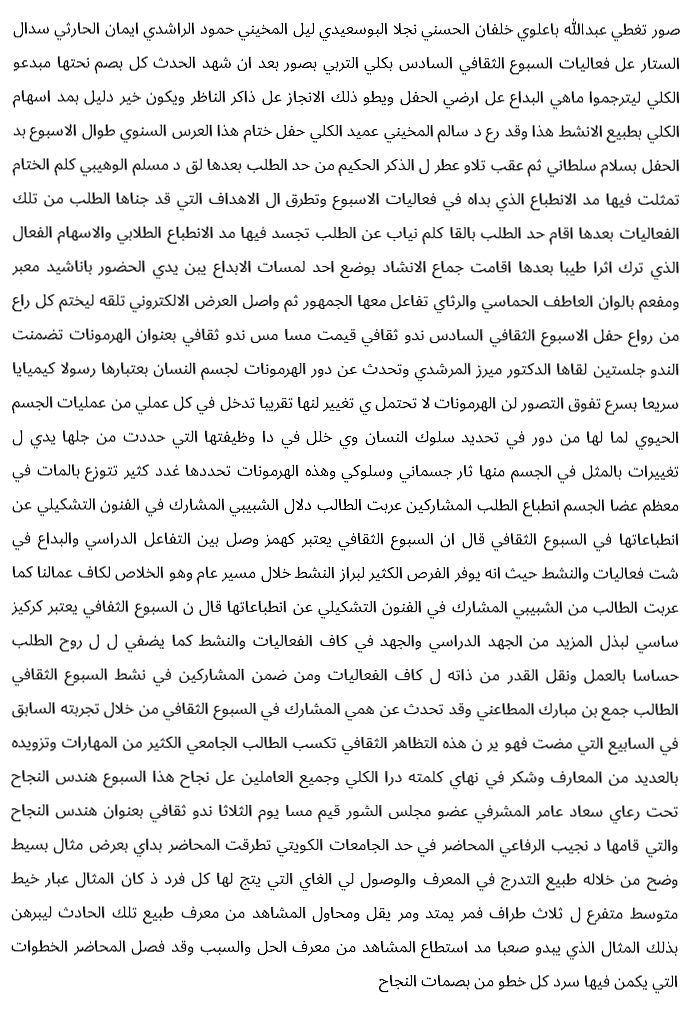
#> input picture 03-Source Code/capr3.png, 691 x 1010 px; its folder holds only this picture in this run
$ python -i Segmentation.py   (imports and definitions only)   (older library calls are emulated)
#> lines starting #> are read from the running program, lines starting #| are printed output that depends on the picture; after the words box and inside, x2 and y2 are one past the last pixel; in counts of white or black regions, pixels touching at a corner belong together
#> further down, picture is the input picture: shape (1010, 691, 3); min 0, max 255, mean 237.4
from commonfunctions import *
from skimage.morphology import binary_erosion, binary_dilation, binary_closing, skeletonize, thin
from scipy import stats
from Feature_Extraction import *
from scipy.ndimage import gaussian_filter


# [37 lines left out: function SegmentedImageLines, not called in this run]


def skel(img):
    size = np.size(img)
#> size = 2093730
    skell = np.zeros(img.shape, np.uint8)

    ret, img = cv2.threshold(img, 127, 255, 0)
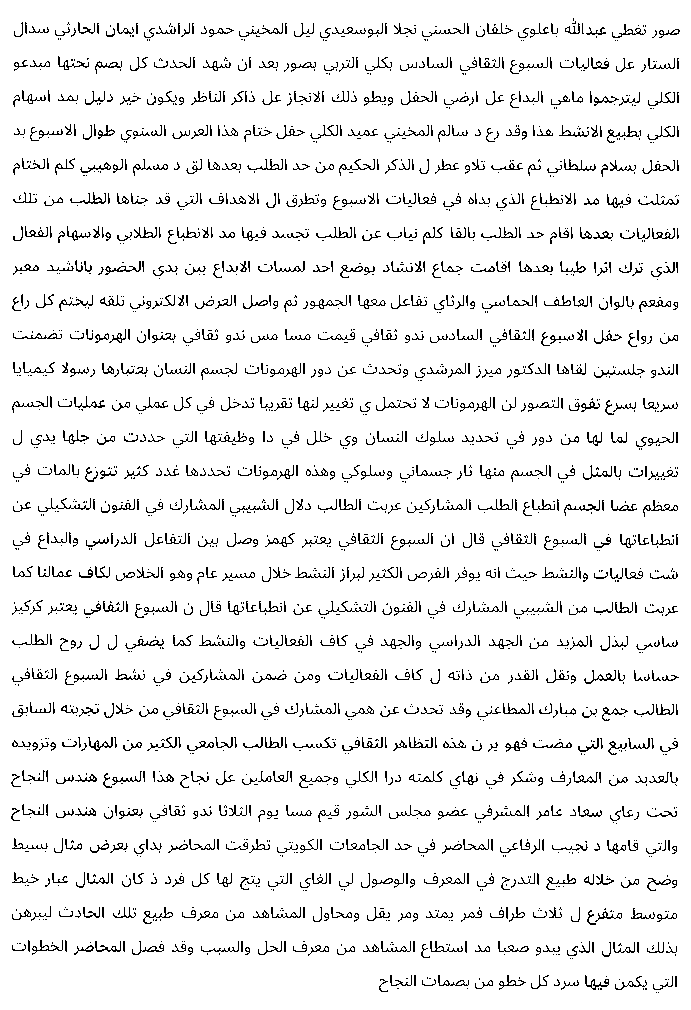
#> img: shape (1010, 691, 3); 93.2% white; black in thin lines or dots
    element = cv2.getStructuringElement(cv2.MORPH_CROSS, (3, 3))
    done = False

    for i in range(0, 2):
        eroded = cv2.erode(img, element)
        temp = cv2.dilate(eroded, element)
        temp = cv2.subtract(img, temp)
        skell = cv2.bitwise_or(skell, temp)
        img = eroded.copy()

        zeros = size - cv2.countNonZero(img)
        if zeros == size:
            done = True
#> this loop made 1 pass
#> pass 1, in skel, `eroded = cv2.erode(img, element)`:
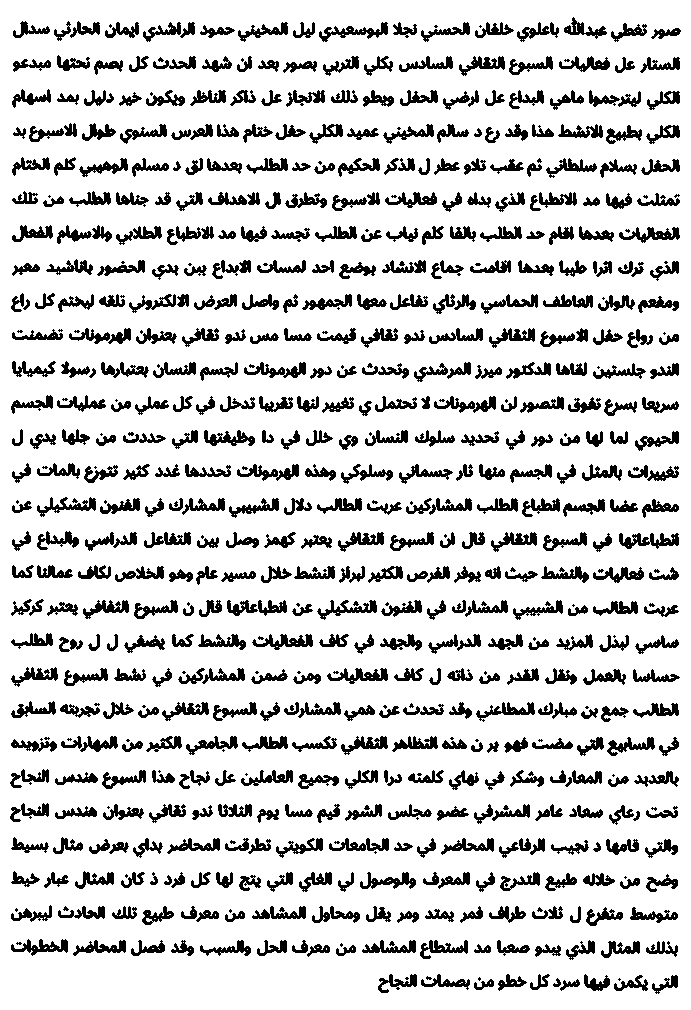
#> eroded: shape (1010, 691, 3); 83.3% white; 668 black regions (123 under 20 px), largest, box (x1, y1, x2, y2) and area: (619, 533, 679, 549) 509, (319, 22, 388, 42) 473, (327, 668, 388, 684) 451
#> pass 1, in skel, `temp = cv2.dilate(eroded, element)`:
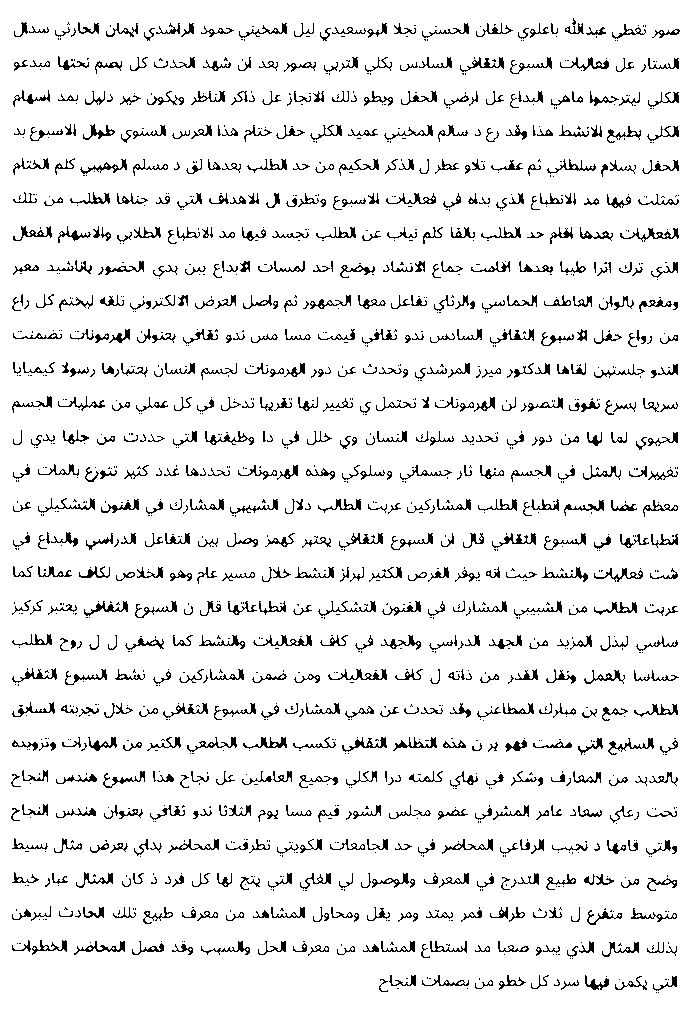
#> temp: shape (1010, 691, 3); 92% white; black in thin lines or dots
#> pass 1, in skel, `temp = cv2.subtract(img, temp)`:
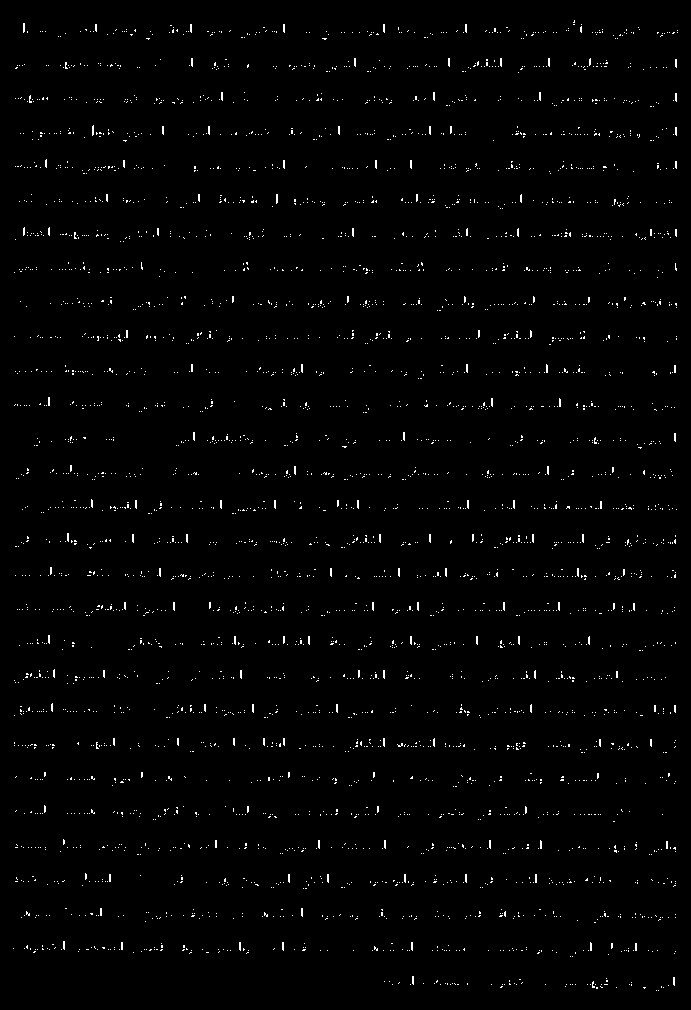
#> temp: shape (1010, 691, 3); 1.3% white in thin lines or dots
    return skell


def sortSecond(val):
    return val[0]


# [523 lines left out: functions getWordImages, myVersion_GetWORDS, get_baseline, get_MTI, get_MTI_2, getCharImages and 5 more, not called in this run]

>>> import cv2
>>> picture = cv2.imread('capr3.png')
#> (the run stopped early here; a loop or call above may not have finished)
